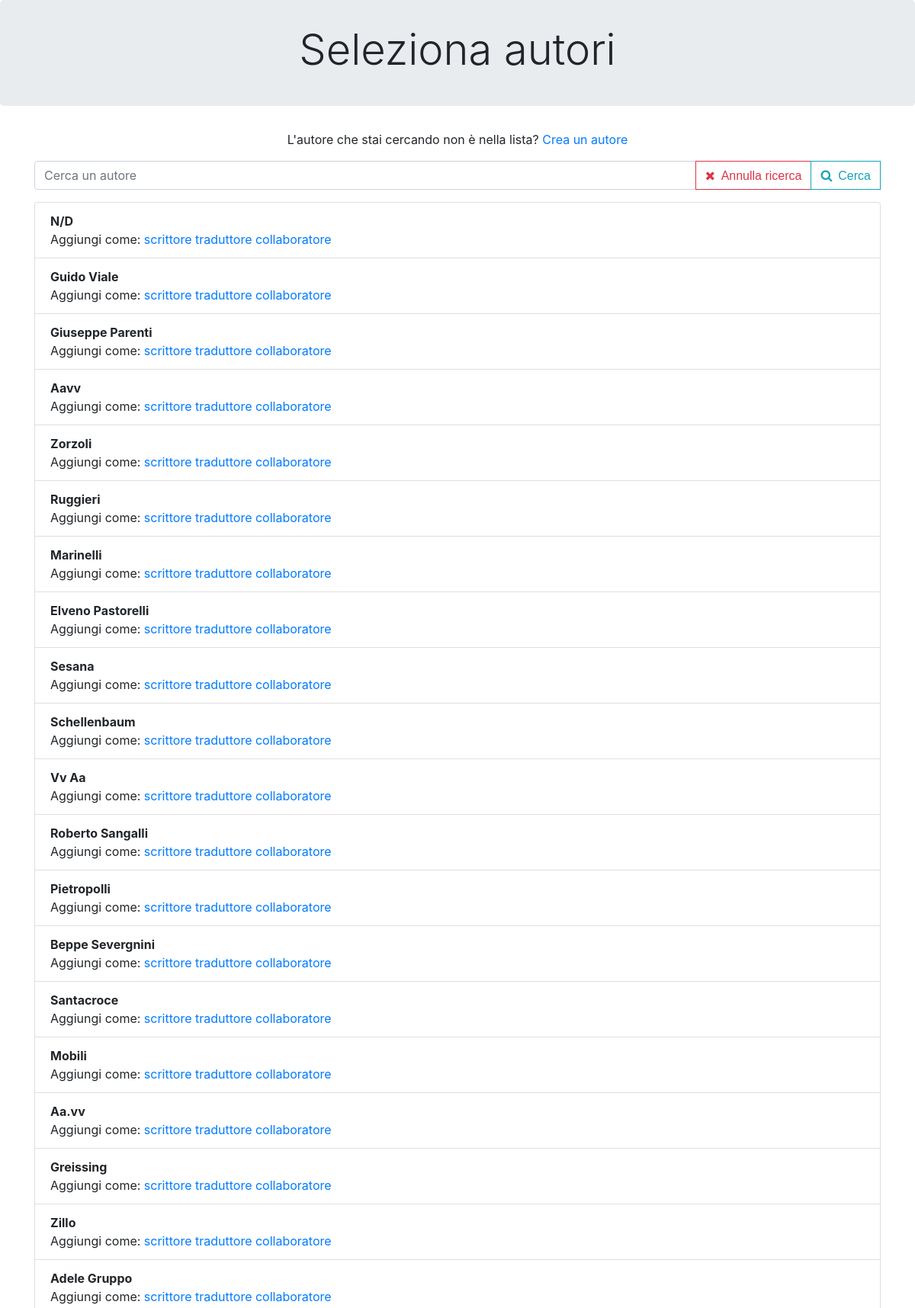
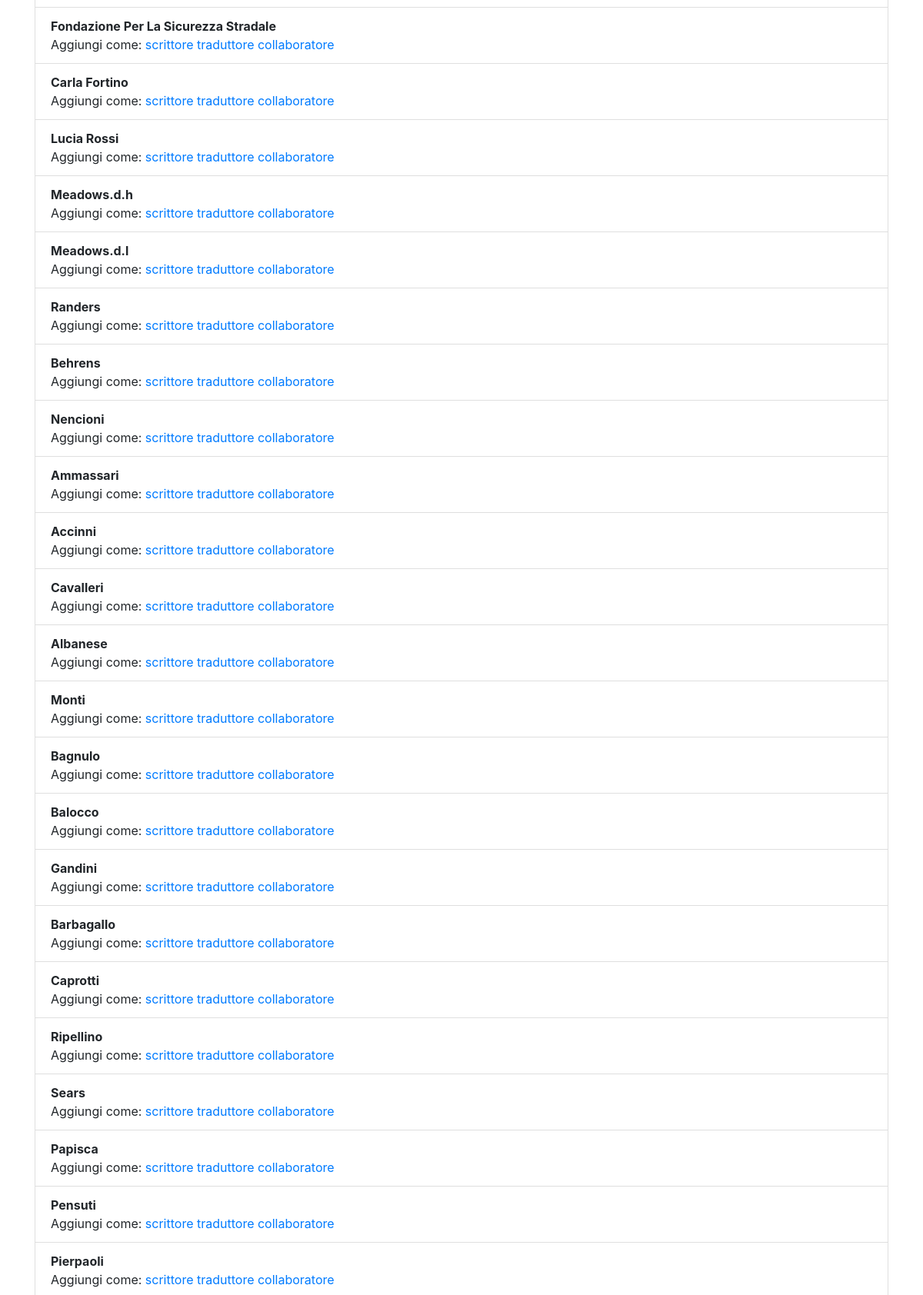
Page /popup-selezione-autori/autori.php (upper part) on the committed database (2 pictures, top to bottom).
### tables this page shows
CREATE TABLE Autori (
  idAutore INT NOT NULL AUTO_INCREMENT,
  NomeAutore VARCHAR(45) NOT NULL,
  CognomeAutore VARCHAR(45) NOT NULL,
  DataNascita DATE NOT NULL,
  DataMorte DATE NULL,
  Descrizione VARCHAR(200) NULL,
  NomeArte VARCHAR(45) NULL,
  idNazionalita INT NOT NULL,
  idCittaNascita INT NOT NULL,
  idCittaMorte INT NULL,
  PRIMARY KEY (idAutore),
  FOREIGN KEY (idNazionalita) REFERENCES Nazionalita(idNazionalita),
  FOREIGN KEY (idCittaNascita) REFERENCES Citta(idCitta),
  FOREIGN KEY (idCittaMorte) REFERENCES Citta(idCitta),

  FULLTEXT(NomeAutore),
  FULLTEXT(CognomeAutore),
  FULLTEXT(NomeArte)
);

### popup-selezione-autori/autori.php (the view, shortened to what this page needs)
<html>
<head>
    <?php include_once "../php/imports.php" ?>
    <link rel="stylesheet" type="text/css" href="../css/catalogo.css">
    <link rel="stylesheet" type="text/css" href="../css/combobox.css">
</head>
<body>
    <div>
        <div class="jumbotron" style="padding: 2rem 2rem">
            <h1 class="display-4 text-center">
                Seleziona autori
            </h1>
        </div>
        <form method="get">
            <div class="text-center mb-3">
                L'autore che stai cercando non è nella lista? <a href="crea.php">Crea un autore</a>
            </div>
            <div class="container w-60" style="margin:auto">
                <div class="input-group mb-0">
                    <input type="text" name="ricerca" class="form-control" placeholder="Cerca un autore" autofocus>
                    <div class="input-group-append">
                        <a href="autori.php" style="padding-top: 10px" class="btn btn-outline-danger fa fa-close full-search"><span class="ml-2" style="font-family:arial">Annulla ricerca</span></a>
                        <button type="submit" value="1" class="btn btn-outline-info fa fa-search full-search" name="cerca" type="button"><span class="ml-2" style="font-family:arial">Cerca</span></button>
                    </div>
                </div>
            </div>
        </form>
        <div class="container">
            <ul class="list-group">
                <?php
                function stampaListaAutori($query)
                {
                    $conn = connettitiAlDb();
                    $listaRuoli = [];
                    $ris = mysqli_query($conn, "SELECT idRuolo, Descrizione FROM Ruolo_Scrittura");
                    while ($riga = mysqli_fetch_array($ris)) {
                        $listaRuoli[(int)$riga['idRuolo']] = $riga['Descrizione'];
                    }
                    $ris = mysqli_query($conn, $query);
                    while ($riga = mysqli_fetch_array($ris)) {
                        $nome = $riga['CognomeAutore'] . ' ' . $riga['NomeAutore'];
                        $arte = $riga['NomeArte'];
                        $naz = $riga['Descrizione'];
                        $idAutore = $riga['idAutore'];
                        echo "<li class='list-group-item'><b>$nome</b><br>";
                        echo "Aggiungi come: ";
                        foreach ($listaRuoli as $idRuolo => $ruolo) {
                            echo "<a href='#' onclick='";
                            echo "seleziona($idAutore, $idRuolo)";
                            echo "'>";
                            echo $ruolo;
                            echo '</a> ';
                        }
                        echo "</li>";
                    }
                }
                if (isset($_GET['ricerca'])) {
                    $against = $_GET['ricerca'];
                    $score = "MATCH (NomeAutore) AGAINST ('$against' IN BOOLEAN MODE) * 0.4 +
                              MATCH (CognomeAutore) AGAINST ('$against' IN BOOLEAN MODE) * 0.6 +
                              MATCH (NomeArte) AGAINST ('$against' IN BOOLEAN MODE) * 0.8";
                    $query = "SELECT idAutore, NomeAutore, CognomeAutore, NomeArte, Nazionalita.Descrizione,
                        $score AS Score
                     FROM Autori, Nazionalita
                     WHERE Autori.idNazionalita = Nazionalita.idNazionalita
                        AND $score > 0
                     ORDER BY score DESC
                     LIMIT 300";
                    stampaListaAutori($query);
                }
                else
                    echo stampaListaAutori("SELECT idAutore, NomeAutore, CognomeAutore, NomeArte, Nazionalita.Descrizione FROM
                 Autori, Nazionalita WHERE Autori.idNazionalita = Nazionalita.idNazionalita LIMIT 300");
                ?>
            </ul>
        </div>
    </div>
</body>
</html>

### rows in the picture
autori: nome "N/D", ruolo "scrittore", ruolo "traduttore", ruolo "collaboratore"
autori: nome "Guido Viale", ruolo "scrittore", ruolo "traduttore", ruolo "collaboratore"
autori: nome "Giuseppe Parenti", ruolo "scrittore", ruolo "traduttore", ruolo "collaboratore"
autori: nome "Aavv", ruolo "scrittore", ruolo "traduttore", ruolo "collaboratore"
autori: nome "Zorzoli", ruolo "scrittore", ruolo "traduttore", ruolo "collaboratore"
autori: nome "Ruggieri", ruolo "scrittore", ruolo "traduttore", ruolo "collaboratore"
autori: nome "Marinelli", ruolo "scrittore", ruolo "traduttore", ruolo "collaboratore"
autori: nome "Elveno Pastorelli", ruolo "scrittore", ruolo "traduttore", ruolo "collaboratore"
autori: nome "Sesana", ruolo "scrittore", ruolo "traduttore", ruolo "collaboratore"
autori: nome "Schellenbaum", ruolo "scrittore", ruolo "traduttore", ruolo "collaboratore"
autori: nome "Vv Aa", ruolo "scrittore", ruolo "traduttore", ruolo "collaboratore"
autori: nome "Roberto Sangalli", ruolo "scrittore", ruolo "traduttore", ruolo "collaboratore"
autori: nome "Pietropolli", ruolo "scrittore", ruolo "traduttore", ruolo "collaboratore"
autori: nome "Beppe Severgnini", ruolo "scrittore", ruolo "traduttore", ruolo "collaboratore"
autori: nome "Santacroce", ruolo "scrittore", ruolo "traduttore", ruolo "collaboratore"
autori: nome "Mobili", ruolo "scrittore", ruolo "traduttore", ruolo "collaboratore"
autori: nome "Aa.vv", ruolo "scrittore", ruolo "traduttore", ruolo "collaboratore"
autori: nome "Greissing", ruolo "scrittore", ruolo "traduttore", ruolo "collaboratore"
autori: nome "Zillo", ruolo "scrittore", ruolo "traduttore", ruolo "collaboratore"
autori: nome "Adele Gruppo", ruolo "scrittore", ruolo "traduttore", ruolo "collaboratore"
autori: nome "Fondazione Per La Sicurezza Stradale", ruolo "scrittore", ruolo "traduttore", ruolo "collaboratore"
autori: nome "Carla Fortino", ruolo "scrittore", ruolo "traduttore", ruolo "collaboratore"
autori: nome "Lucia Rossi", ruolo "scrittore", ruolo "traduttore", ruolo "collaboratore"
autori: nome "Meadows.d.h", ruolo "scrittore", ruolo "traduttore", ruolo "collaboratore"
autori: nome "Meadows.d.l", ruolo "scrittore", ruolo "traduttore", ruolo "collaboratore"
autori: nome "Randers", ruolo "scrittore", ruolo "traduttore", ruolo "collaboratore"
autori: nome "Behrens", ruolo "scrittore", ruolo "traduttore", ruolo "collaboratore"
autori: nome "Nencioni", ruolo "scrittore", ruolo "traduttore", ruolo "collaboratore"
autori: nome "Ammassari", ruolo "scrittore", ruolo "traduttore", ruolo "collaboratore"
autori: nome "Accinni", ruolo "scrittore", ruolo "traduttore", ruolo "collaboratore"
autori: nome "Cavalleri", ruolo "scrittore", ruolo "traduttore", ruolo "collaboratore"
autori: nome "Albanese", ruolo "scrittore", ruolo "traduttore", ruolo "collaboratore"
autori: nome "Monti", ruolo "scrittore", ruolo "traduttore", ruolo "collaboratore"
autori: nome "Bagnulo", ruolo "scrittore", ruolo "traduttore", ruolo "collaboratore"
autori: nome "Balocco", ruolo "scrittore", ruolo "traduttore", ruolo "collaboratore"
autori: nome "Gandini", ruolo "scrittore", ruolo "traduttore", ruolo "collaboratore"
autori: nome "Barbagallo", ruolo "scrittore", ruolo "traduttore", ruolo "collaboratore"
autori: nome "Caprotti", ruolo "scrittore", ruolo "traduttore", ruolo "collaboratore"
autori: nome "Ripellino", ruolo "scrittore", ruolo "traduttore", ruolo "collaboratore"
autori: nome "Sears", ruolo "scrittore", ruolo "traduttore", ruolo "collaboratore"
autori: nome "Papisca", ruolo "scrittore", ruolo "traduttore", ruolo "collaboratore"
autori: nome "Pensuti", ruolo "scrittore", ruolo "traduttore", ruolo "collaboratore"
autori: nome "Pierpaoli", ruolo "scrittore", ruolo "traduttore", ruolo "collaboratore"
